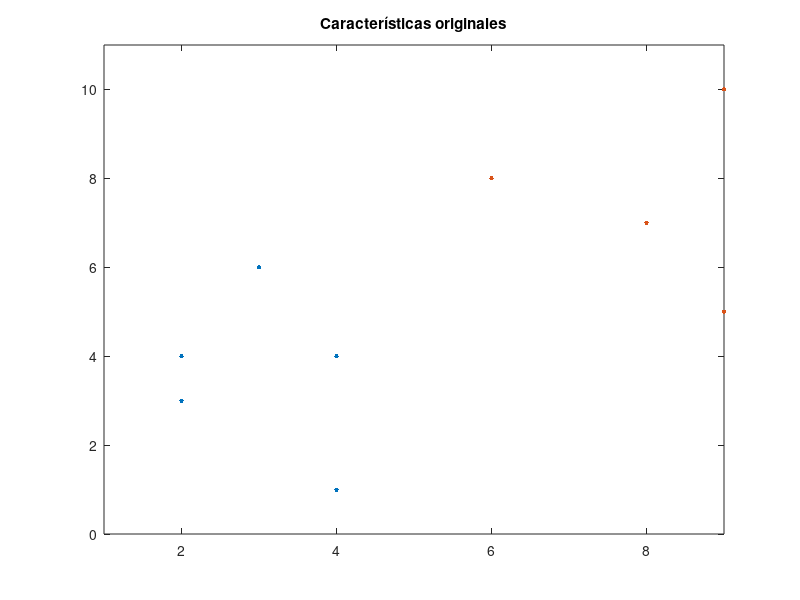
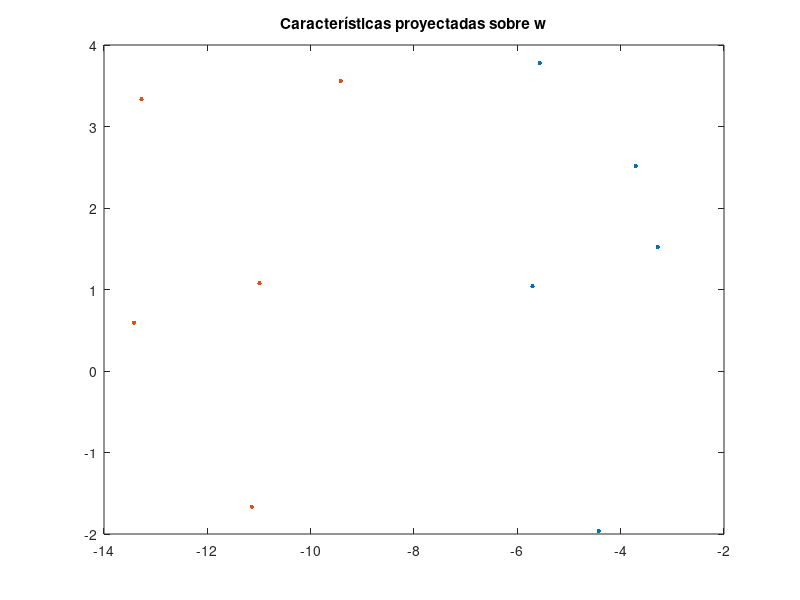

Here is the MATLAB script that generated these plots, in order:
% Ejemplo del uso del método Discriminante de Fisher en MatLAB                                 
% Autores: Erik Cuevas, Omar Avalos, Arturo Valdivia y Primitivo Díaz         
% Limpiar variables 

clear all

% Definimos las clases

g1 = [4 1; 2 4; 2 3; 3 6; 4 4];
g2 = [9 10; 6 8; 9 5; 8 7; 10 8];

% Calculamos las medias de cada grupo y la de todas las muestras

m1 = mean(g1);
m2 = mean(g2);
M = mean([g1; g2]);

% Calculamos las dispersiones entre grupos y dentro de los grupos

da1 = (g1 - m1)'*(g1 - m1);
da2 = (g2 - m2)'*(g2 - m2);
dd = da1 +da2;

de1 = length (g1)*(m1 - M)' * (m1 - M);
de2 = length (g1)*(m2 - M)' * (m2 - M);
de = de1 + de2;

% Resolvemos los eigenvalores para obtener el vector de pesos

[w, l]= eig(de,dd);
l=diag(l);
[~, lord]=sort(l,'descend');
w=w(:,lord)

% Obtenemos las nuevas características proyectadas en w

ng1 = g1 * w;
ng2 = g2 * w;

% Desplegamos los datos originales y los proyectados

plot(g1(1:5,1),g1(1:5,2),'.','markersize',10,'markerfacecolor','b');
hold on
plot(g2(1:5,1),g2(1:5,2),'.','markersize',10,'markerfacecolor','b');
xlim([1 9]); ylim([0 11]); title ('Características originales');
 
figure
plot(ng1(1:5,1),ng1(1:5,2),'.','markersize',10,'markerfacecolor','b');
hold on
plot(ng2(1:5,1),ng2(1:5,2),'.','markersize',10,'markerfacecolor','b');
title ('Características proyectadas sobre w');
